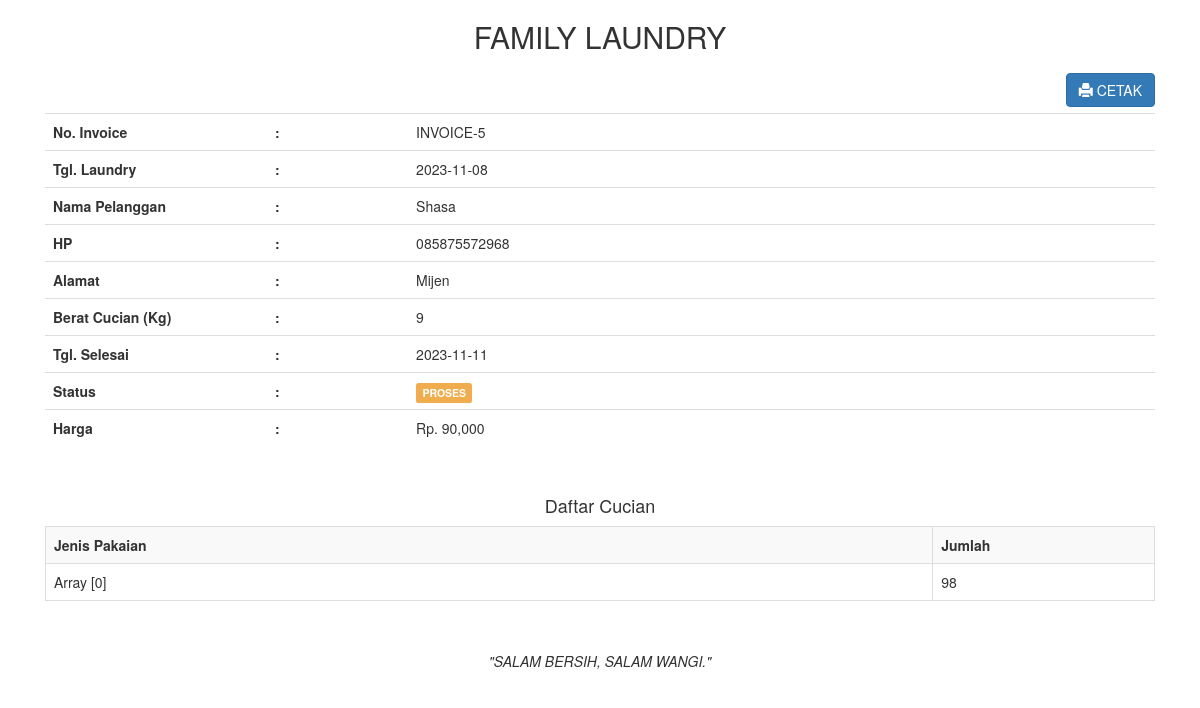
Screenshot of /transaksi_invoice.php?id=5 (signed in) with the database file from the repository.
### tables this page shows
CREATE TABLE `transaksi` (
  `transaksi_id` int(11) NOT NULL,
  `transaksi_tgl` date NOT NULL,
  `transaksi_pelanggan` int(11) NOT NULL,
  `transaksi_harga` int(11) NOT NULL,
  `transaksi_berat` int(11) NOT NULL,
  `transaksi_tgl_selesai` date NOT NULL,
  `transaksi_status` int(11) NOT NULL
);

CREATE TABLE `pelanggan` (
  `pelanggan_id` int(11) NOT NULL,
  `pelanggan_nama` varchar(255) NOT NULL,
  `pelanggan_hp` varchar(20) NOT NULL,
  `pelanggan_alamat` text NOT NULL
);

CREATE TABLE `pakaian` (
  `pakaian_id` int(11) NOT NULL,
  `pakaian_transaksi` int(11) NOT NULL,
  `pakaian_jenis` varchar(255) NOT NULL,
  `pakaian_jumlah` int(11) NOT NULL
);

### transaksi_invoice.php (the view, shortened to what this page needs)
<!DOCTYPE html>
<html>
<head>
    <link rel="stylesheet" type="text/css" href="../assets/css/bootstrap.css">
</head>
<body>
<?php
include '../koneksi.php';
?>
<div class="container">
    <div class="col-md-12 col-md-offset-0">
        <?php
        $id = $_GET['id'];
        $transaksi = mysqli_query($koneksi, "SELECT * FROM transaksi, pelanggan WHERE transaksi_id='$id' AND transaksi_pelanggan=pelanggan_id");
        while($t = mysqli_fetch_array($transaksi)) {
        ?>
        <center><h2>FAMILY LAUNDRY</h2></center>
        <a href="transaksi_invoice_cetak.php?id=<?php echo $id; ?>" target="_blank" class="btn btn-primary pull-right"><i class="glyphicon glyphicon-print"></i> CETAK</a>
        <br/>
        <br/>
        <table class="table">
            <tr>
                <th width="20%">No. Invoice</th>
                <th>:</th>
                <td>INVOICE-<?php echo $t['transaksi_id']; ?></td>
            </tr>
            <tr>
                <th width="20%">Tgl. Laundry</th>
                <th>:</th>
                <td><?php echo $t['transaksi_tgl']; ?></td>
            </tr>
            <tr>
                <th>Nama Pelanggan</th>
                <th>:</th>
                <td><?php echo $t['pelanggan_nama']; ?></td>
            </tr>
            <tr>
                <th>HP</th>
                <th>:</th>
                <td><?php echo $t['pelanggan_hp']; ?></td>
            </tr>
            <tr>
                <th>Alamat</th>
                <th>:</th>
                <td><?php echo $t['pelanggan_alamat']; ?></td>
            </tr>
            <tr>
                <th>Berat Cucian (Kg)</th>
                <th>:</th>
                <td><?php echo $t['transaksi_berat']; ?></td>
            </tr>
            <tr>
                <th>Tgl. Selesai</th>
                <th>:</th>
                <td><?php echo $t['transaksi_tgl_selesai']; ?></td>
            </tr>
            <tr>
                <th>Status</th>
                <th>:</th>
                <td>
                    <?php
                    if($t['transaksi_status'] == "0") {
                        echo "<div class='label label-warning'>PROSES</div>";
                    } else if($t['transaksi_status'] == "1") {
                        echo "<div class='label label-info'>DI CUCI</div>";
                    } else if($t['transaksi_status'] == "2") {
                        echo "<div class='label label-success'>SELESAI</div>";
                    }
                    ?>
                </td>
            </tr>
            <tr>
                <th>Harga</th>
                <th>:</th>
                <td><?php echo "Rp. ".number_format($t['transaksi_harga']); ?></td>
            </tr>
        </table>
        <br/>
        <h4 class="text-center">Daftar Cucian</h4>
        <table class="table table-bordered table-striped">
            <tr>
                <th>Jenis Pakaian</th>
                <th width="20%">Jumlah</th>
            </tr>
            <?php
            $id = $t['transaksi_id'];
            $pakaian = mysqli_query($koneksi, "SELECT * FROM pakaian WHERE pakaian_transaksi='$id'");
            while($p = mysqli_fetch_array($pakaian)) {
            ?>
            <tr>
                <td><?php echo $p['pakaian_jenis']; ?></td>
                <td width="5%"><?php echo $p['pakaian_jumlah']; ?></td>
            </tr>
            <?php } ?>
        </table>
        <br/>
        <p><center><i>"SALAM BERSIH, SALAM WANGI."</i></center></p>
        <?php
        }
        ?>
    </div>
</div>
</body>
</html>

### rows the page displays
transaksi: transaksi_id "5", transaksi_tgl "2023-11-08", pelanggan.pelanggan_nama "Shasa", pelanggan.pelanggan_hp "085875572968", pelanggan.pelanggan_alamat "Mijen", transaksi_berat "9", transaksi_tgl_selesai "2023-11-11", transaksi_status "PROSES", transaksi_harga "90,000"
pakaian: pakaian_jenis "Array [0]", pakaian_jumlah "98"
